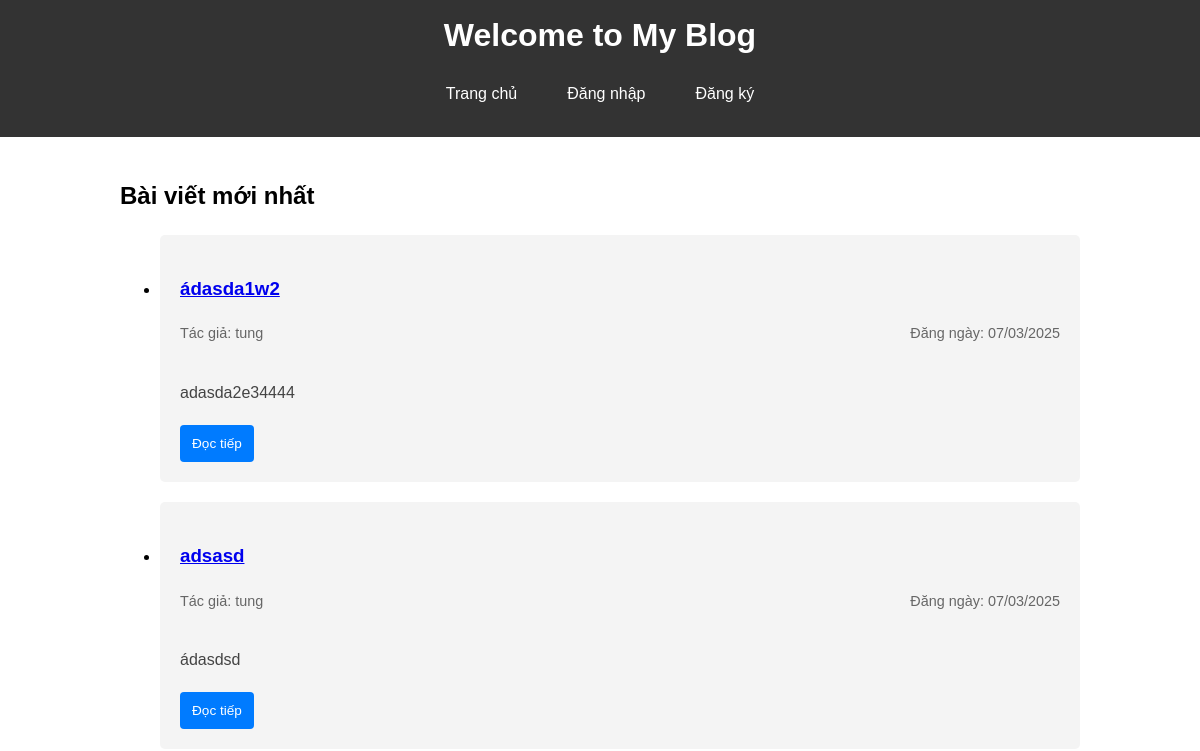
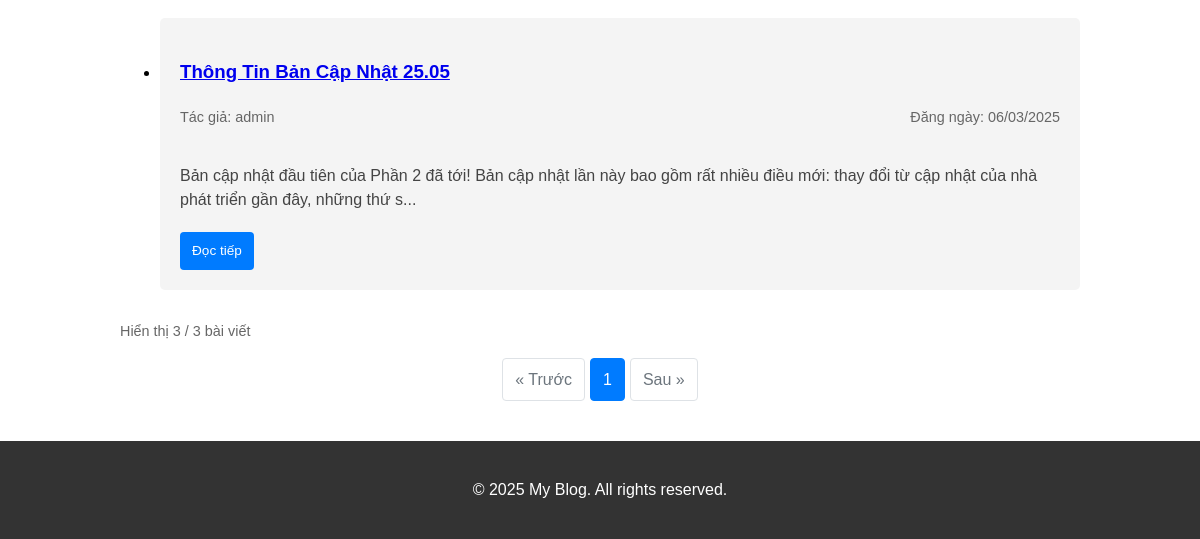
Before: / with the older database file (2 pictures, top to bottom).
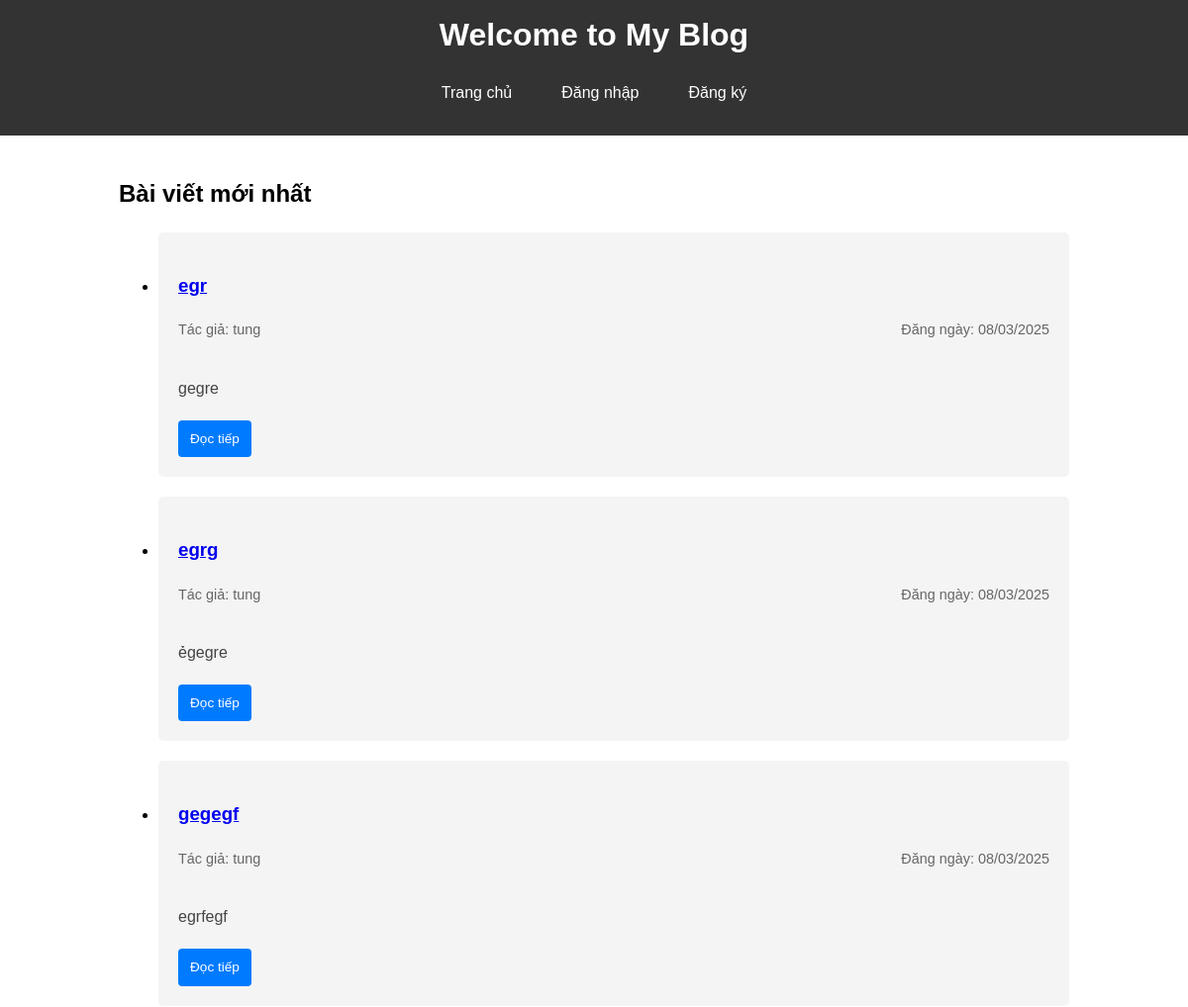
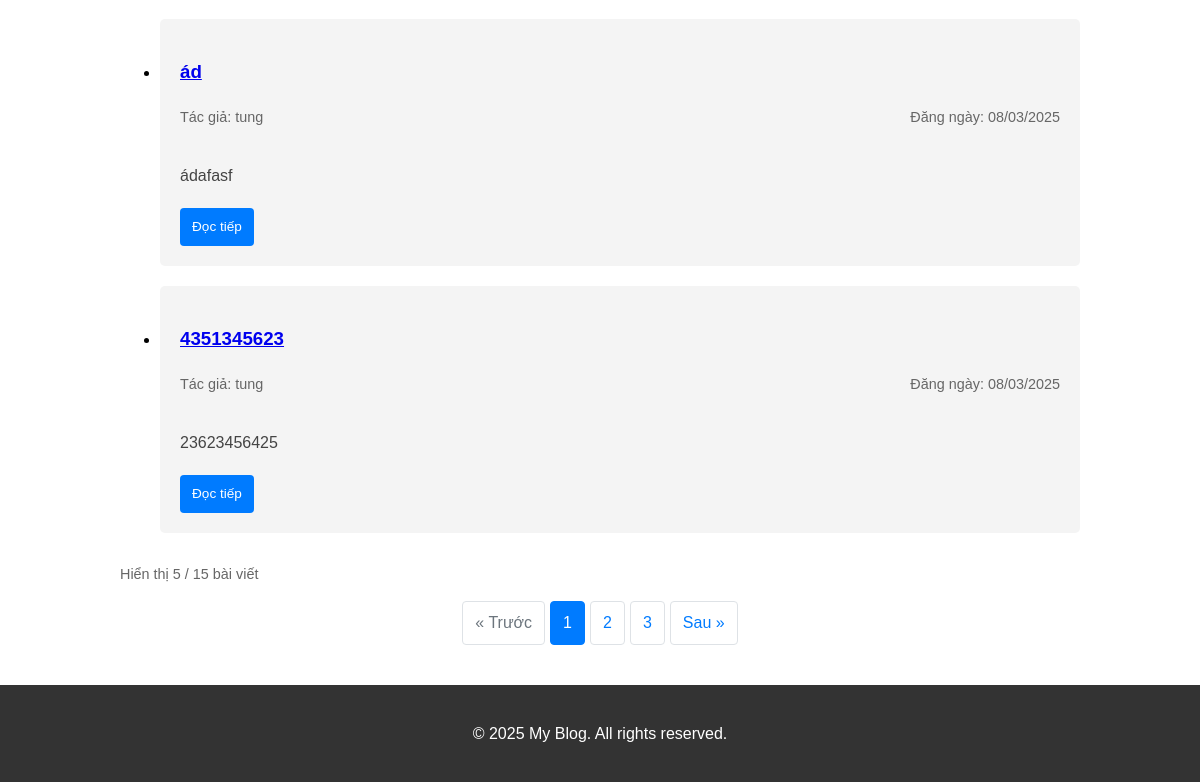
After: the same page with the newer database file (2 pictures, top to bottom).
### models.py (models this page shows)
class Post(db.Model):
    id = db.Column(db.Integer, primary_key=True)
    title = db.Column(db.String(200), nullable=False)
    content = db.Column(db.Text, nullable=False)
    date_posted = db.Column(db.DateTime, nullable=False, default=datetime.utcnow)
    user_id = db.Column(db.Integer, db.ForeignKey('user.id'), nullable=False)
    comments = db.relationship('Comment', backref='post', lazy=True, cascade='all, delete-orphan')

class User(db.Model, UserMixin):
    id = db.Column(db.Integer, primary_key=True)
    username = db.Column(db.String(80), unique=True, nullable=False)
    email = db.Column(db.String(120), unique=True, nullable=False)
    password = db.Column(db.String(200), nullable=False)
    is_admin = db.Column(db.Boolean, default=False)
    is_blocked = db.Column(db.Boolean, default=False)
    posts = db.relationship('Post', backref='author', lazy=True)
    comments = db.relationship('Comment', backref='author', lazy=True)

### app.py (the view)
@app.route('/', defaults={'page': 1})
@app.route('/page/<int:page>')
def index(page):
    per_page = 5
    posts = Post.query.order_by(Post.date_posted.desc()).paginate(page=page, per_page=per_page, error_out=False)
    return render_template('index.html', posts=posts)

### app.py (called while the page is built)
@app.before_request
def check_blocked_user():
    if current_user.is_authenticated and current_user.is_blocked:
        logout_user()
        return redirect(url_for('blocked'))

@app.context_processor
def inject_current_year():
    from datetime import datetime
    return {'current_year': datetime.now().year}

### templates/index.html (shortened to what this page needs)
{% extends "base.html" %}
{% block content %}
<div class="container">
    <section>
        <h2>Bài viết mới nhất</h2>
        <ul class="posts-list">
            {% for post in posts.items %}
                <li class="post">
                    <h3><a href="{{ url_for('post', post_id=post.id) }}">{{ post.title }}</a></h3>
                    <div class="post-meta">
                        <span class="post-author">Tác giả: {{ post.author.username }}</span>
                        <span class="post-date">Đăng ngày: {{ post.date_posted.strftime('%d/%m/%Y') }}</span>
                    </div>
                    <div class="post-excerpt">
                        <p>{{ post.content[:150] }}{% if post.content|length > 150 %}...{% endif %}</p>
                    </div>
                    <a href="{{ url_for('post', post_id=post.id) }}" class="btn btn-sm">Đọc tiếp</a>
                </li>
            {% else %}
                <li class="no-posts">
                    <p>Chưa có bài viết nào.</p>
                </li>
            {% endfor %}
        </ul>
        {% if posts.total > 0 %}
        <div class="pagination">
            <div class="pagination-info">
                Hiển thị {{ posts.items|length }} / {{ posts.total }} bài viết
            </div>
            <div class="pagination-links">
                {% if posts.has_prev %}
                    <a href="{{ url_for('index', page=posts.prev_num) }}" class="pagination-link">&laquo; Trước</a>
                {% else %}
                    <span class="pagination-link disabled">&laquo; Trước</span>
                {% endif %}
                {% for page_num in posts.iter_pages(left_edge=1, right_edge=1, left_current=2, right_current=2) %}
                    {% if page_num %}
                        {% if page_num == posts.page %}
                            <span class="pagination-link active">{{ page_num }}</span>
                        {% else %}
                            <a href="{{ url_for('index', page=page_num) }}" class="pagination-link">{{ page_num }}</a>
                        {% endif %}
                    {% else %}
                        <span class="pagination-link dots">...</span>
                    {% endif %}
                {% endfor %}
                {% if posts.has_next %}
                    <a href="{{ url_for('index', page=posts.next_num) }}" class="pagination-link">Sau &raquo;</a>
                {% else %}
                    <span class="pagination-link disabled">Sau &raquo;</span>
                {% endif %}
            </div>
        </div>
        {% endif %}
    </section>
</div>
{% endblock %}

Changed rows visible on the page:
no longer on this page (row unchanged): Post: title "ádasda1w2", author.username "tung", date_posted "07/03/2025", content "adasda2e34444"
no longer on this page (row unchanged): Post: title "adsasd", author.username "tung", date_posted "07/03/2025", content "ádasdsd"
no longer on this page (row unchanged): Post: title "Thông Tin Bản Cập Nhật 25.05", author.username "admin", date_posted "06/03/2025", content "Bản cập nhật đầu tiên của Phần 2 đã tới! Bản cập nhật lần này bao gồm rất nhiều điều mới: thay đổi từ cập nhật của nhà phát triển gần đây, những thứ s"
added Post: title "egr", author.username "tung", date_posted "08/03/2025", content "gegre"
added Post: title "egrg", author.username "tung", date_posted "08/03/2025", content "ẻgegre"
added Post: title "gegegf", author.username "tung", date_posted "08/03/2025", content "egrfegf"
added Post: title "ád", author.username "tung", date_posted "08/03/2025", content "ádafasf"
added Post: title "4351345623", author.username "tung", date_posted "08/03/2025", content "23623456425"
Other visible differences:
{{ posts.items|length }}: "3" → "5"
{{ posts.total }}: "3" → "15"
new list line: "2"
new list line: "3"
